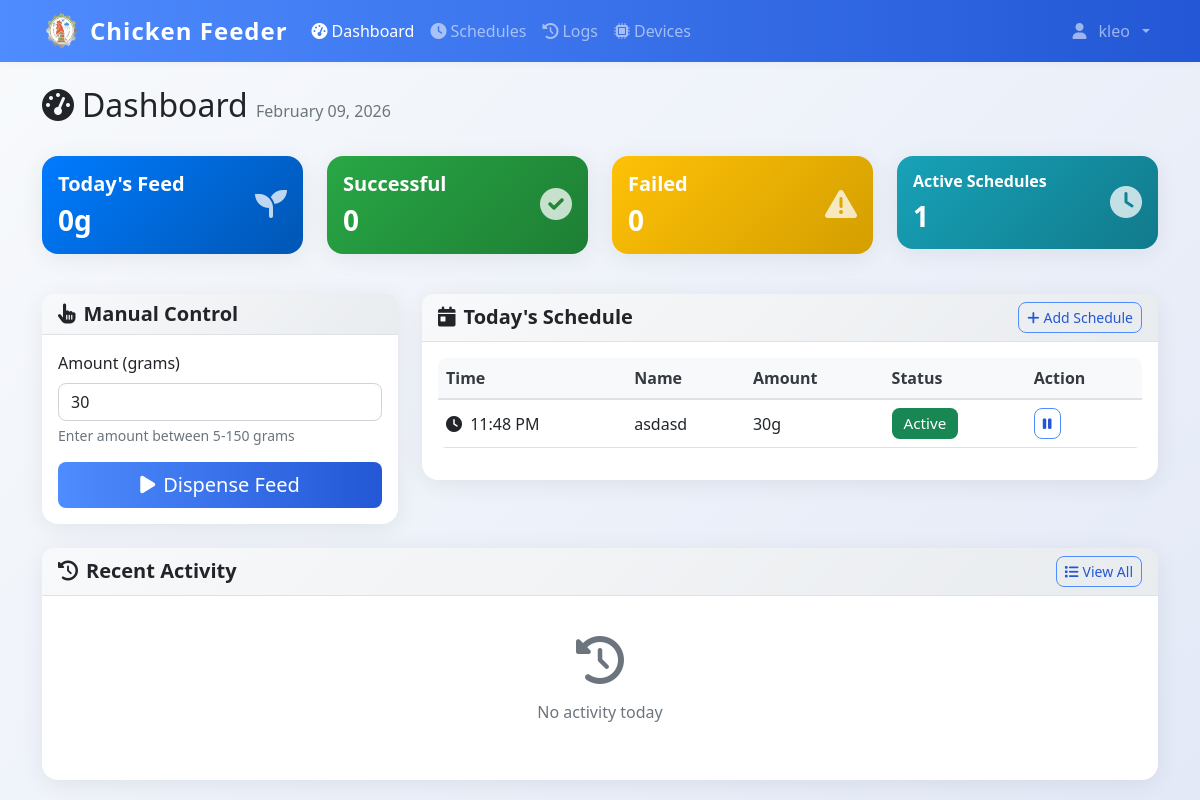
/dashboard (signed in), run on an earlier commit of the app's database.
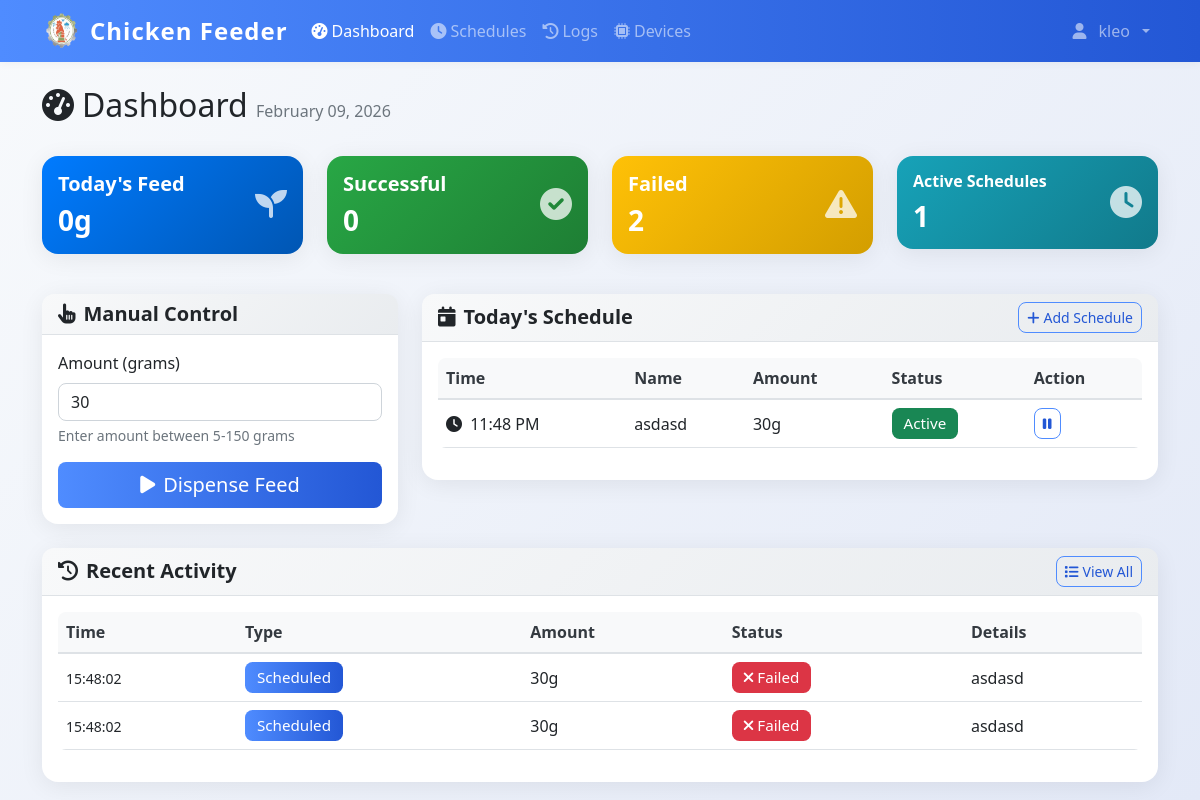
And on a later commit of the database.
### models.py (models this page shows)
class User(UserMixin, db.Model):
    id = db.Column(db.Integer, primary_key=True)
    username = db.Column(db.String(80), unique=True, nullable=False)
    email = db.Column(db.String(120), unique=True, nullable=False)
    password_hash = db.Column(db.String(120), nullable=False)
    iot_device_url = db.Column(db.String(255), nullable=True)  # e.g., 'http://192.168.1.100:5000' or 'pi_klei'
    is_admin = db.Column(db.Boolean, default=True)
    created_at = db.Column(db.DateTime, default=datetime.utcnow)

class FeedSchedule(db.Model):
    id = db.Column(db.Integer, primary_key=True)
    name = db.Column(db.String(100), nullable=False)
    feed_time = db.Column(db.Time, nullable=False)
    amount_grams = db.Column(db.Integer, nullable=False)
    is_active = db.Column(db.Boolean, default=True)
    created_by = db.Column(db.Integer, db.ForeignKey('user.id'), nullable=False)
    created_at = db.Column(db.DateTime, default=datetime.utcnow)
    user = db.relationship('User', backref=db.backref('schedules', lazy=True))

class DispenseLog(db.Model):
    id = db.Column(db.Integer, primary_key=True)
    timestamp = db.Column(db.DateTime, default=datetime.utcnow, nullable=False)
    amount_grams = db.Column(db.Integer, nullable=False)
    trigger_type = db.Column(db.String(20), nullable=False)
    schedule_id = db.Column(db.Integer, db.ForeignKey('feed_schedule.id'), nullable=True)
    status = db.Column(db.String(20), default='success')
    error_message = db.Column(db.Text, nullable=True)
    image_path = db.Column(db.String(255), nullable=True)  # Path to captured feed image
    pellet_count = db.Column(db.Integer, nullable=True)  # Number of pellets detected in image
    grams_detected = db.Column(db.Float, nullable=True)  # Estimated grams of pellets in feeder
    grams_dispensed = db.Column(db.Integer, nullable=True)  # Actual amount dispensed by servo
    triggered_by = db.Column(db.Integer, db.ForeignKey('user.id'), nullable=True)
    schedule = db.relationship('FeedSchedule', backref=db.backref('dispense_logs', lazy=True))
    user = db.relationship('User', backref=db.backref('dispense_logs', lazy=True))

### app.py (the view)
@app.route('/dashboard', methods=['GET', 'POST'])
@login_required
def dashboard():
    today_schedules = FeedSchedule.query.filter_by(created_by=current_user.id, is_active=True).order_by(FeedSchedule.feed_time).all()
    today_start = datetime.now().replace(hour=0, minute=0, second=0, microsecond=0)
    today_logs = DispenseLog.query.filter(
        DispenseLog.timestamp >= today_start,
        DispenseLog.triggered_by == current_user.id
    ).order_by(DispenseLog.timestamp.desc()).all()
    total_today = sum(log.amount_grams for log in today_logs if log.status == 'success')
    return render_template('dashboard.html',
                         schedules=today_schedules,
                         logs=today_logs,
                         total_today=total_today)

### templates/dashboard.html (shortened to what this page needs)
{% extends "base.html" %}
{% block content %}
<div class="container mt-4">
    <div class="row mb-4">
    <div class="col">
        <h1 class="h2">
            <i class="fas fa-tachometer-alt me-2"></i>Dashboard
            <span class="text-muted fs-6">{{ datetime.now().strftime('%B %d, %Y') }}</span>
        </h1>
    </div>
</div>
<div class="row mb-4">
    <div class="col-md-3 mb-3">
        <div class="card bg-primary text-white">
            <div class="card-body">
                <div class="d-flex justify-content-between">
                    <div>
                        <h5 class="card-title">Today's Feed</h5>
                        <h3 class="mb-0" id="total-today">{{ total_today }}g</h3>
                    </div>
                    <div class="align-self-center">
                        <i class="fas fa-seedling fa-2x opacity-75"></i>
                    </div>
                </div>
            </div>
        </div>
    </div>
    <div class="col-md-3 mb-3">
        <div class="card bg-success text-white">
            <div class="card-body">
                <div class="d-flex justify-content-between">
                    <div>
                        <h5 class="card-title">Successful</h5>
                        <h3 class="mb-0" id="successful-today">{{ logs|selectattr('status', 'equalto', 'success')|list|length }}</h3>
                    </div>
                    <div class="align-self-center">
                        <i class="fas fa-check-circle fa-2x opacity-75"></i>
                    </div>
                </div>
            </div>
        </div>
    </div>
    <div class="col-md-3 mb-3">
        <div class="card bg-warning text-white">
            <div class="card-body">
                <div class="d-flex justify-content-between">
                    <div>
                        <h5 class="card-title">Failed</h5>
                        <h3 class="mb-0" id="failed-today">{{ logs|selectattr('status', 'equalto', 'failure')|list|length }}</h3>
                    </div>
                    <div class="align-self-center">
                        <i class="fas fa-exclamation-triangle fa-2x opacity-75"></i>
                    </div>
                </div>
            </div>
        </div>
    </div>
    <div class="col-md-3 mb-3">
        <div class="card bg-info text-white">
            <div class="card-body">
                <div class="d-flex justify-content-between">
                    <div>
                        <h5 class="card-title fs-6">Active Schedules</h5>
                        <h3 class="mb-0">{{ schedules|selectattr('is_active')|list|length }}</h3>
                    </div>
                    <div class="align-self-center">
                        <i class="fas fa-clock fa-2x opacity-75"></i>
                    </div>
                </div>
            </div>
        </div>
    </div>
</div>
<div class="row">
    <div class="col-lg-4 mb-4">
        <div class="card">
            <div class="card-header">
                <h5 class="card-title mb-0">
                    <i class="fas fa-hand-pointer me-2"></i>Manual Control
                </h5>
            </div>
            <div class="card-body">
                <form id="manual-dispense-form">
                    <div class="mb-3">
                        <label for="amount" class="form-label">Amount (grams)</label>
                        <input type="number" class="form-control" id="amount" min="5" max="150" value="30" required>
                        <div class="form-text">Enter amount between 5-150 grams</div>
                    </div>
                    <div class="d-grid">
                        <button type="submit" class="btn btn-primary btn-lg" id="dispense-btn">
                            <i class="fas fa-play me-2"></i>Dispense Feed
                        </button>
                    </div>
                </form>
            </div>
        </div>
    </div>
    <div class="col-lg-8 mb-4">
        <div class="card">
            <div class="card-header d-flex justify-content-between align-items-center">
                <h5 class="card-title mb-0">
                    <i class="fas fa-calendar-day me-2"></i>Today's Schedule
                </h5>
                <a href="{{ url_for('schedules') }}" class="btn btn-outline-primary btn-sm">
                    <i class="fas fa-plus me-1"></i>Add Schedule
                </a>
            </div>
            <div class="card-body">
                {% if schedules %}
                <div class="table-responsive">
                    <table class="table table-hover">
                        <thead>
                            <tr>
                                <th>Time</th>
                                <th>Name</th>
                                <th>Amount</th>
                                <th>Status</th>
                                <th>Action</th>
                            </tr>
                        </thead>
                        <tbody>
                            {% for schedule in schedules %}
                            <tr>
                                <td>
                                    <i class="fas fa-clock me-1"></i>
                                    {{ schedule.feed_time.strftime('%I:%M %p') }}
                                </td>
                                <td>{{ schedule.name }}</td>
                                <td>{{ schedule.amount_grams }}g</td>
                                <td>
                                    {% if schedule.is_active %}
                                        <span class="badge bg-success">Active</span>
                                    {% else %}
                                        <span class="badge bg-secondary">Inactive</span>
                                    {% endif %}
                                </td>
                                <td>
                                    <button class="btn btn-sm btn-outline-primary"
                                            onclick="toggleSchedule({{ schedule.id }})">
                                        {% if schedule.is_active %}
                                            <i class="fas fa-pause"></i>
                                        {% else %}
                                            <i class="fas fa-play"></i>
                                        {% endif %}
                                    </button>
                                </td>
                            </tr>
                            {% endfor %}
                        </tbody>
                    </table>
                </div>
                {% endif %}
            </div>
        </div>
    </div>
</div>
<div class="row">
    <div class="col-12">
        <div class="card">
            <div class="card-header d-flex justify-content-between align-items-center">
                <h5 class="card-title mb-0">
                    <i class="fas fa-history me-2"></i>Recent Activity
                </h5>
                <a href="{{ url_for('logs') }}" class="btn btn-outline-primary btn-sm">
                    <i class="fas fa-list me-1"></i>View All
                </a>
            </div>
            <div class="card-body">
                {% if logs %}
                <div class="table-responsive">
                    <table class="table table-hover">
                        <thead>
                            <tr>
                                <th>Time</th>
                                <th>Type</th>
                                <th>Amount</th>
                                <th>Status</th>
                                <th>Details</th>
                            </tr>
                        </thead>
                        <tbody>
                            {% for log in logs[:10] %}
                            <tr>
                                <td>
                                    <small>{{ log.timestamp.strftime('%H:%M:%S') }}</small>
                                </td>
                                <td>
                                    {% if log.trigger_type == 'manual' %}
                                        <span class="badge bg-info">Manual</span>
                                    {% else %}
                                        <span class="badge bg-primary">Scheduled</span>
                                    {% endif %}
                                </td>
                                <td>{{ log.amount_grams }}g</td>
                                <td>
                                    {% if log.status == 'success' %}
                                        <span class="badge bg-success">
                                            <i class="fas fa-check me-1"></i>Success
                                        </span>
                                    {% else %}
                                        <span class="badge bg-danger">
                                            <i class="fas fa-times me-1"></i>Failed
                                        </span>
                                    {% endif %}
                                </td>
                                <td style="max-width: 300px;">
                                    {% if log.schedule %}
                                        {{ log.schedule.name }}
                                    {% elif log.error_message %}
                                        <small class="text-danger" title="{{ log.error_message }}" style="cursor: help;">
                                            {{ log.error_message[:100] }}{% if log.error_message|length > 100 %}...{% endif %}
                                        </small>
                                    {% else %}
                                        -
                                    {% endif %}
                                </td>
                            </tr>
                            {% endfor %}
                        </tbody>
                    </table>
                </div>
                {% else %}
                <div class="text-center text-muted py-4">
                    <i class="fas fa-history fa-3x mb-3"></i>
                    <p>No activity today</p>
                </div>
                {% endif %}
            </div>
        </div>
    </div>
</div>
</div>
{% endblock %}

### templates/base.html (shortened to what this page needs)
<!DOCTYPE html>
<html lang="en">
<head>
    <link href="https://cdn.jsdelivr.net/npm/bootstrap@5.1.3/dist/css/bootstrap.min.css" rel="stylesheet">
    <link href="https://cdnjs.cloudflare.com/ajax/libs/font-awesome/6.0.0/css/all.min.css" rel="stylesheet">
    <link href="{{ url_for('static', filename='css/style.css') }}" rel="stylesheet">
</head>
<body>
    {% if current_user.is_authenticated %}
    <nav class="navbar navbar-expand-lg navbar-dark bg-primary">
        <div class="container">
            <div class="d-flex align-items-center gap-2">
                <img src="{{ url_for('static', filename='img/chicken-logo.png') }}" alt="Logo" style="width:40px;height:40px;" >
                <a class="navbar-brand" href="{{ url_for('dashboard') }}">
                   Chicken Feeder
                </a>
            </div>
            <div class="collapse navbar-collapse" id="navbarNav">
                <ul class="navbar-nav me-auto">
                    <li class="nav-item">
                        <a class="nav-link {% if request.endpoint == 'dashboard' %}active{% endif %}"
                           href="{{ url_for('dashboard') }}">
                            <i class="fas fa-tachometer-alt me-1"></i>Dashboard
                        </a>
                    </li>
                    <li class="nav-item">
                        <a class="nav-link {% if request.endpoint in ['schedules', 'add_schedule'] %}active{% endif %}"
                           href="{{ url_for('schedules') }}">
                            <i class="fas fa-clock me-1"></i>Schedules
                        </a>
                    </li>
                    <li class="nav-item">
                        <a class="nav-link {% if request.endpoint == 'logs' %}active{% endif %}"
                           href="{{ url_for('logs') }}">
                            <i class="fas fa-history me-1"></i>Logs
                        </a>
                    </li>
                    <li class="nav-item">
                        <a class="nav-link {% if request.endpoint in ['devices', 'add_device'] %}active{% endif %}"
                           href="{{ url_for('devices') }}">
                            <i class="fas fa-microchip me-1"></i>Devices
                        </a>
                    </li>
                </ul>
                <ul class="navbar-nav">
                    <li class="nav-item dropdown">
                        <a class="nav-link dropdown-toggle d-flex align-items-center gap-2" href="#" id="navbarDropdown" role="button"
                           data-bs-toggle="dropdown" aria-expanded="false">
                            <i class="fas fa-user me-1 "></i>{{ current_user.username }}
                        </a>
                    </li>
                </ul>
            </div>
        </div>
    </nav>
    {% endif %}
    <main class="container-fluid align-items-center">
        {% block content %}{% endblock %}
    </main>
</body>
</html>

What changed in the data, as far as the page shows it:
added DispenseLog: timestamp "15:48:02", trigger_type "Scheduled", amount_grams "30", status "failure" (drawn), schedule.name "asdasd"
added DispenseLog: timestamp "15:48:02", trigger_type "Scheduled", amount_grams "30", status "failure" (drawn), schedule.name "asdasd"
Also different on the page:
{{ logs|selectattr('status', 'equalto', 'failure')|list|length }}: "0" → "2"
text no longer shown: "No activity today"
text now shown: "Time Type Amount Status Details"
